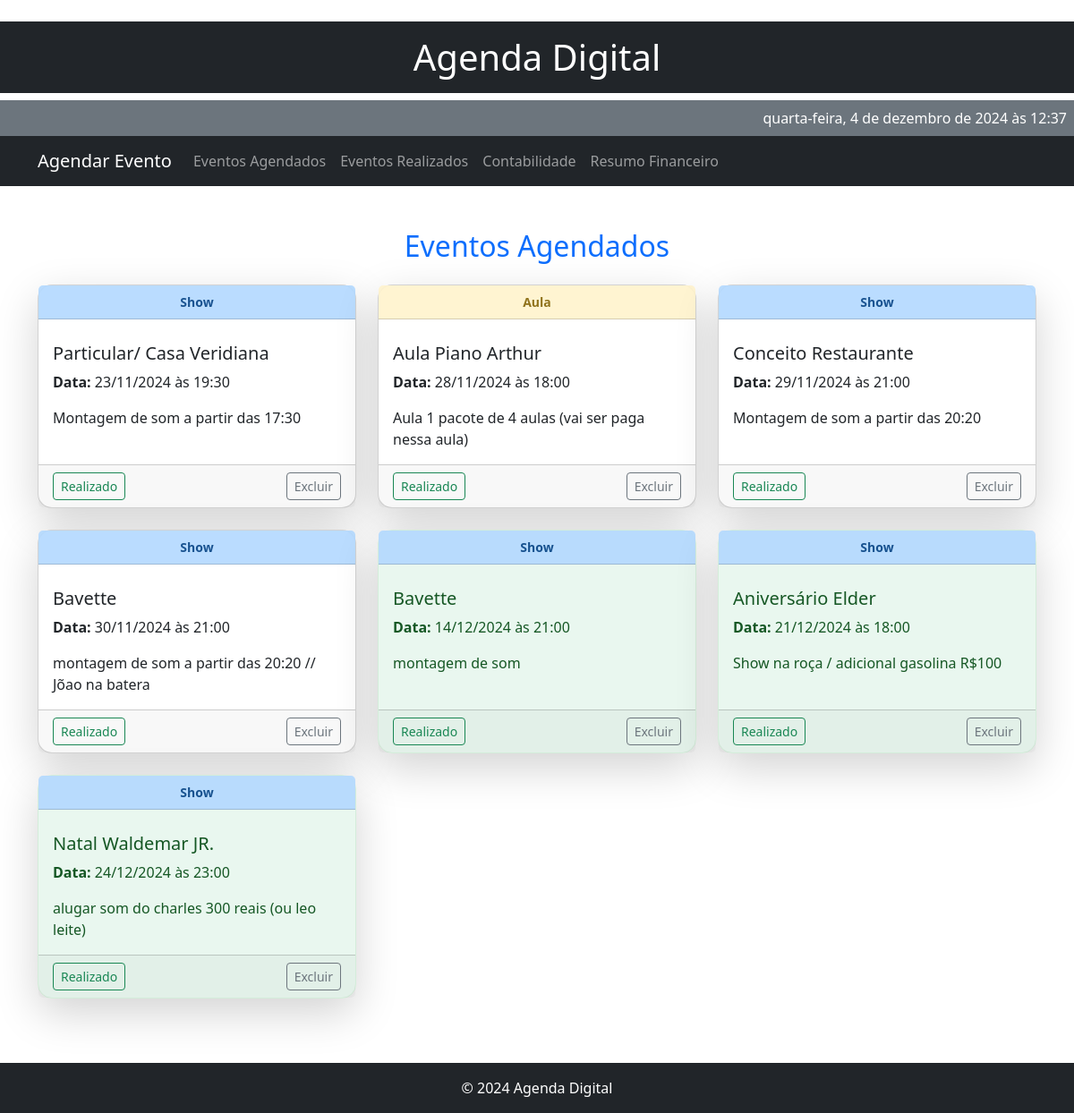
Before: /schedule with the older database file.
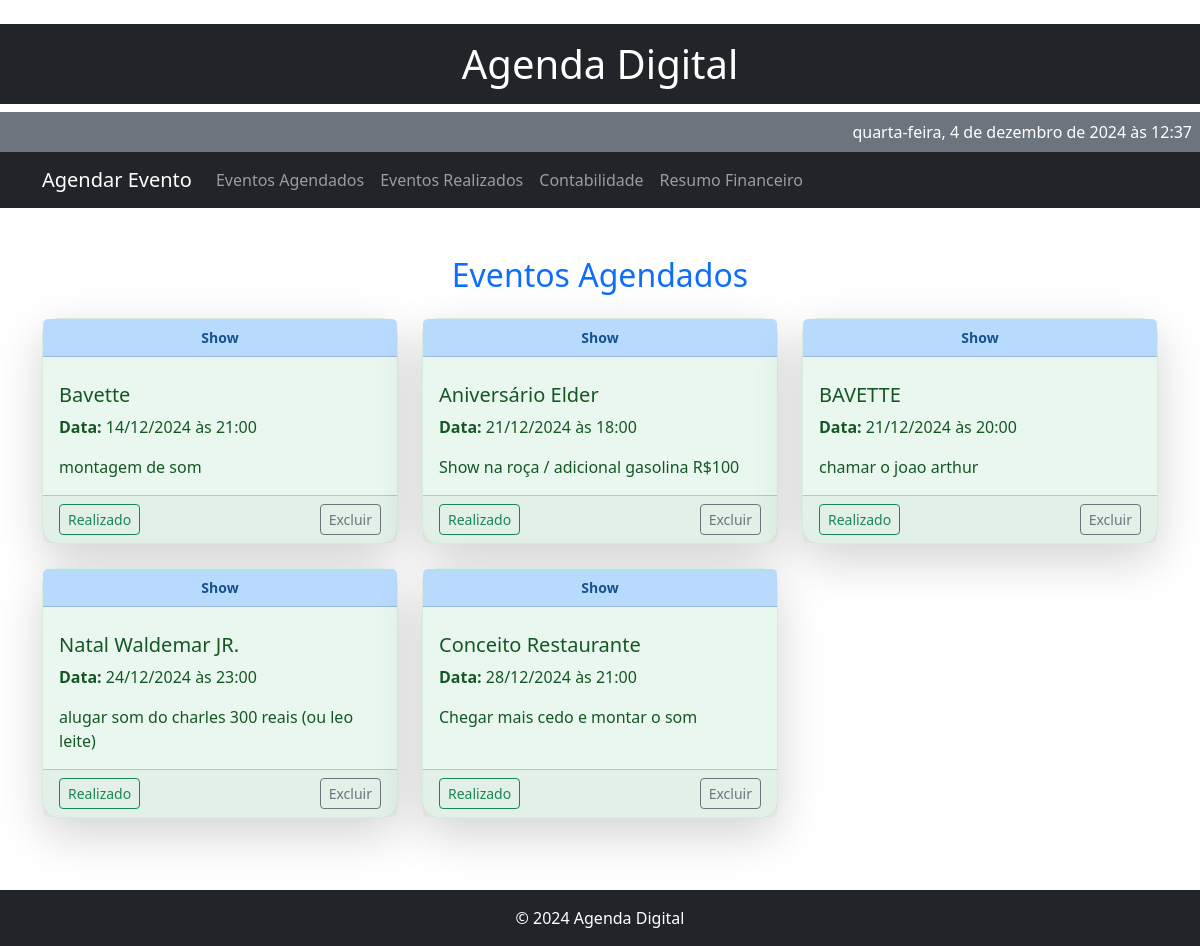
After: the same page with the newer database file.
### models.py (models this page shows)
class Evento(db.Model):
    id = db.Column(db.Integer, primary_key=True)
    tipo = db.Column(db.String(50), nullable=False)
    titulo = db.Column(db.String(100), nullable=False)
    data = db.Column(db.String(10), nullable=False)
    hora = db.Column(db.String(5), nullable=False)
    descricao = db.Column(db.Text, nullable=True)
    repetir = db.Column(db.Boolean, default=False)  # Campo para eventos semanais

### app.py (the view)
@app.route('/schedule')
def schedule():
    eventos = Evento.query.order_by(Evento.data.asc(), Evento.hora.asc()).all()
    return render_template('schedule.html', events=eventos)

### app.py (called while the page is built)
def format_datetime(value):
    if value:
        return datetime.strptime(value, "%Y-%m-%d").strftime("%d/%m/%Y")
    return value

### templates/schedule.html (shortened to what this page needs)
﻿{% extends 'base.html' %}
{% block content %}
<div class="container my-5">
    <h2 class="text-center text-primary mb-4">Eventos Agendados</h2>
    <div class="row">
        {% if events %}
            {% for event in events %}
            <div class="col-md-4 mb-4">
                <div class="card shadow-lg h-100 event-card"
                    data-event-id="{{ event.id }}"
                    data-event-date="{{ event.data }}"
                    data-event-time="{{ event.hora }}"
                    style="opacity: 0; transform: translateY(20px); transition: opacity 0.5s, transform 0.5s;">
                    <div class="card-header {% if event.tipo == 'Show' %}bg-show{% elif event.tipo == 'Aula' %}bg-class{% elif event.tipo == 'Casamento' %}bg-wedding{% endif %}">
                        {{ event.tipo }}
                    </div>
                    <div class="card-body">
                        <h5 class="card-title">{{ event.titulo }}</h5>
                        <p class="card-text">
                            <strong>Data:</strong> {{ event.data | format_datetime }} às {{ event.hora }}
                        </p>
                        <p class="card-text">{{ event.descricao }}</p>
                    </div>
                    <div class="card-footer text-end d-flex justify-content-between">
                        <button
                            class="btn btn-sm btn-outline-success mark-as-done"
                            data-event-id="{{ event.id }}"
                            onclick="markAsDone(event)">
                             Realizado
                        </button>
                        <button
                            class="btn btn-sm btn-outline-secondary delete-event"
                            data-event-id="{{ event.id }}"
                            onclick="deleteEvent(event)">
                             Excluir
                        </button>
                    </div>
                </div>
            </div>
            {% endfor %}
        {% else %}
        <p class="text-center">Nenhum evento agendado.</p>
        {% endif %}
    </div>
</div>
{% endblock %}

### templates/base.html (shortened to what this page needs)
﻿<!DOCTYPE html>
<html lang="en">
<head>
    <link href="https://cdn.jsdelivr.net/npm/bootstrap@5.3.0-alpha1/dist/css/bootstrap.min.css" rel="stylesheet">
    <link rel="stylesheet" href="{{ url_for('static', filename='css/styles.css') }}">
</head>
<body>
    <header>
        <h1 class="text-white bg-dark py-3 text-center">Agenda Digital</h1>
        <div id="current-datetime" class="text-white text-end p-2 bg-secondary"></div>
        <nav class="navbar navbar-expand-lg navbar-dark bg-dark">
            <div class="container">
                <a class="navbar-brand" href="{{ url_for('index') }}">Agendar Evento</a>
                <div class="collapse navbar-collapse" id="navbarNav">
                    <ul class="navbar-nav">
                        <li class="nav-item">
                            <a class="nav-link" href="{{ url_for('schedule') }}">Eventos Agendados</a>
                        </li>
                        <li class="nav-item">
                            <a class="nav-link" href="{{ url_for('realizados') }}">Eventos Realizados</a>
                        </li>
                        <li class="nav-item">
                            <a class="nav-link" href="{{ url_for('contabilidade') }}">Contabilidade</a>
                        </li>
                        <li class="nav-item">
                            <a class="nav-link" href="{{ url_for('contabilidade_final') }}">Resumo Financeiro</a>
                        </li>
                    </ul>
                </div>
            </div>
        </nav>
    </header>
    <main>
        {% block content %}{% endblock %}
    </main>
    <footer class="text-center text-white bg-dark py-3">
        &copy; 2024 Agenda Digital
    </footer>
</body>
</html>

### static/css/styles.css (style rules this page uses)
.card-header { font-size: 14px; font-weight: bold; padding: 8px; border-top-left-radius: 16px; border-top-right-radius: 16px; text-align: center; margin-bottom: 10px; opacity: 0.9; }
.bg-show { background-color: #b3d9ff; color: #004085; }
.bg-success { background-color: #e9f7ef !important; border-color: #d4edda !important; color: #155724 !important; }

Changed rows visible on the page:
removed Evento: tipo "Show", titulo "Particular/ Casa Veridiana", data "23/11/2024", hora "19:30", descricao "Montagem de som a partir das 17:30"
removed Evento: tipo "Aula", titulo "Aula Piano Arthur", data "28/11/2024", hora "18:00", descricao "Aula 1 pacote de 4 aulas (vai ser paga nessa aula)"
removed Evento: tipo "Show", titulo "Conceito Restaurante", data "29/11/2024", hora "21:00", descricao "Montagem de som a partir das 20:20"
removed Evento: tipo "Show", titulo "Bavette", data "30/11/2024", hora "21:00", descricao "montagem de som a partir das 20:20 // Jõao na batera"
added Evento: tipo "Show", titulo "BAVETTE", data "21/12/2024", hora "20:00", descricao "chamar o joao arthur"
added Evento: tipo "Show", titulo "Conceito Restaurante", data "28/12/2024", hora "21:00", descricao "Chegar mais cedo e montar o som"
